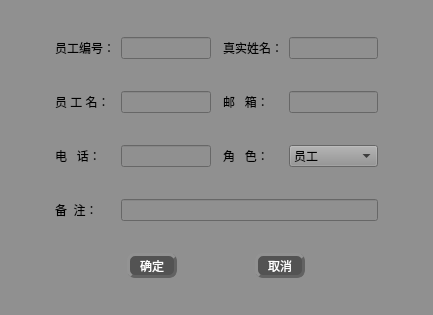
<?xml version="1.0" encoding="UTF-8"?>
<ui version="4.0">
 <class>staff_modify2</class>
 <widget class="QWidget" name="staff_modify2">
  <property name="geometry">
   <rect>
    <x>0</x>
    <y>0</y>
    <width>433</width>
    <height>315</height>
   </rect>
  </property>
  <property name="windowTitle">
   <string>Form</string>
  </property>
  <property name="windowIcon">
   <iconset>
    <activeon>:/qt 图标/修改图标/document-write.ico</activeon>
   </iconset>
  </property>
  <property name="styleSheet">
   <string notr="true">font: 75 12pt &quot;楷体&quot;;
background-color: rgb(144, 144, 144);
color:rgb(0, 0, 0)</string>
  </property>
  <layout class="QGridLayout" name="gridLayout">
   <item row="1" column="1">
    <spacer name="horizontalSpacer_3">
     <property name="orientation">
      <enum>Qt::Horizontal</enum>
     </property>
     <property name="sizeHint" stdset="0">
      <size>
       <width>40</width>
       <height>20</height>
      </size>
     </property>
    </spacer>
   </item>
   <item row="1" column="7">
    <spacer name="horizontalSpacer_4">
     <property name="orientation">
      <enum>Qt::Horizontal</enum>
     </property>
     <property name="sizeHint" stdset="0">
      <size>
       <width>40</width>
       <height>20</height>
      </size>
     </property>
    </spacer>
   </item>
   <item row="4" column="3">
    <spacer name="verticalSpacer_6">
     <property name="orientation">
      <enum>Qt::Vertical</enum>
     </property>
     <property name="sizeHint" stdset="0">
      <size>
       <width>20</width>
       <height>40</height>
      </size>
     </property>
    </spacer>
   </item>
   <item row="3" column="5">
    <widget class="QLabel" name="label_2">
     <property name="text">
      <string>邮   箱：</string>
     </property>
    </widget>
   </item>
   <item row="7" column="3" colspan="4">
    <widget class="QLineEdit" name="lineEdit_7"/>
   </item>
   <item row="1" column="6">
    <widget class="QLineEdit" name="lineEdit_2">
     <property name="cursor">
      <cursorShape>ForbiddenCursor</cursorShape>
     </property>
     <property name="focusPolicy">
      <enum>Qt::NoFocus</enum>
     </property>
    </widget>
   </item>
   <item row="5" column="6">
    <widget class="QComboBox" name="comboBox">
     <item>
      <property name="text">
       <string>员工</string>
      </property>
     </item>
     <item>
      <property name="text">
       <string>主管</string>
      </property>
     </item>
    </widget>
   </item>
   <item row="5" column="5">
    <widget class="QLabel" name="label_7">
     <property name="text">
      <string>角   色：</string>
     </property>
    </widget>
   </item>
   <item row="6" column="3">
    <spacer name="verticalSpacer_3">
     <property name="orientation">
      <enum>Qt::Vertical</enum>
     </property>
     <property name="sizeHint" stdset="0">
      <size>
       <width>20</width>
       <height>40</height>
      </size>
     </property>
    </spacer>
   </item>
   <item row="5" column="3">
    <widget class="QLineEdit" name="lineEdit_5"/>
   </item>
   <item row="0" column="3">
    <spacer name="verticalSpacer_4">
     <property name="orientation">
      <enum>Qt::Vertical</enum>
     </property>
     <property name="sizeHint" stdset="0">
      <size>
       <width>20</width>
       <height>40</height>
      </size>
     </property>
    </spacer>
   </item>
   <item row="5" column="2">
    <widget class="QLabel" name="label_6">
     <property name="text">
      <string>电   话：</string>
     </property>
    </widget>
   </item>
   <item row="8" column="3">
    <spacer name="verticalSpacer_2">
     <property name="orientation">
      <enum>Qt::Vertical</enum>
     </property>
     <property name="sizeHint" stdset="0">
      <size>
       <width>20</width>
       <height>40</height>
      </size>
     </property>
    </spacer>
   </item>
   <item row="1" column="8">
    <spacer name="horizontalSpacer_2">
     <property name="orientation">
      <enum>Qt::Horizontal</enum>
     </property>
     <property name="sizeHint" stdset="0">
      <size>
       <width>40</width>
       <height>20</height>
      </size>
     </property>
    </spacer>
   </item>
   <item row="3" column="3">
    <widget class="QLineEdit" name="lineEdit_3"/>
   </item>
   <item row="11" column="3">
    <spacer name="verticalSpacer">
     <property name="orientation">
      <enum>Qt::Vertical</enum>
     </property>
     <property name="sizeHint" stdset="0">
      <size>
       <width>20</width>
       <height>40</height>
      </size>
     </property>
    </spacer>
   </item>
   <item row="7" column="2">
    <widget class="QLabel" name="label_8">
     <property name="text">
      <string>备  注：</string>
     </property>
    </widget>
   </item>
   <item row="1" column="0">
    <spacer name="horizontalSpacer">
     <property name="orientation">
      <enum>Qt::Horizontal</enum>
     </property>
     <property name="sizeHint" stdset="0">
      <size>
       <width>40</width>
       <height>20</height>
      </size>
     </property>
    </spacer>
   </item>
   <item row="2" column="3">
    <spacer name="verticalSpacer_5">
     <property name="orientation">
      <enum>Qt::Vertical</enum>
     </property>
     <property name="sizeHint" stdset="0">
      <size>
       <width>20</width>
       <height>40</height>
      </size>
     </property>
    </spacer>
   </item>
   <item row="3" column="2">
    <widget class="QLabel" name="label_5">
     <property name="text">
      <string>员 工 名：</string>
     </property>
    </widget>
   </item>
   <item row="3" column="6">
    <widget class="QLineEdit" name="lineEdit_4"/>
   </item>
   <item row="1" column="2">
    <widget class="QLabel" name="label_4">
     <property name="text">
      <string>员工编号：</string>
     </property>
    </widget>
   </item>
   <item row="1" column="3">
    <widget class="QLineEdit" name="lineEdit">
     <property name="cursor">
      <cursorShape>ForbiddenCursor</cursorShape>
     </property>
     <property name="focusPolicy">
      <enum>Qt::NoFocus</enum>
     </property>
    </widget>
   </item>
   <item row="1" column="5">
    <widget class="QLabel" name="label_3">
     <property name="text">
      <string>真实姓名：</string>
     </property>
    </widget>
   </item>
   <item row="10" column="2" colspan="5">
    <layout class="QHBoxLayout" name="horizontalLayout">
     <item>
      <widget class="QPushButton" name="pushButton">
       <property name="maximumSize">
        <size>
         <width>50</width>
         <height>25</height>
        </size>
       </property>
       <property name="styleSheet">
        <string notr="true">QPushButton{
font: 75 11pt &quot;微软雅黑&quot;;
color:rgb(255, 255, 255);
background-color: rgb(83, 83, 83);
border-radius: 8px;
border: 3px groove rgb(98, 98, 98);
border-style: outset;
}
QPushButton:pressed{
border-style: inset;
}
QPushButton:hover{
background-color:rgb(0, 0, 0);
}

</string>
       </property>
       <property name="text">
        <string>确定</string>
       </property>
      </widget>
     </item>
     <item>
      <widget class="QPushButton" name="pushButton_2">
       <property name="minimumSize">
        <size>
         <width>50</width>
         <height>25</height>
        </size>
       </property>
       <property name="maximumSize">
        <size>
         <width>50</width>
         <height>25</height>
        </size>
       </property>
       <property name="styleSheet">
        <string notr="true">QPushButton{
font: 75 11pt &quot;微软雅黑&quot;;
color:rgb(255, 255, 255);
background-color: rgb(83, 83, 83);
border-radius: 8px;
border: 3px groove rgb(98, 98, 98);
border-style: outset;
}
QPushButton:pressed{
border-style: inset;
}
QPushButton:hover{
background-color:rgb(0, 0, 0);
}

</string>
       </property>
       <property name="text">
        <string>取消</string>
       </property>
      </widget>
     </item>
    </layout>
   </item>
  </layout>
 </widget>
 <resources/>
 <connections/>
</ui>
